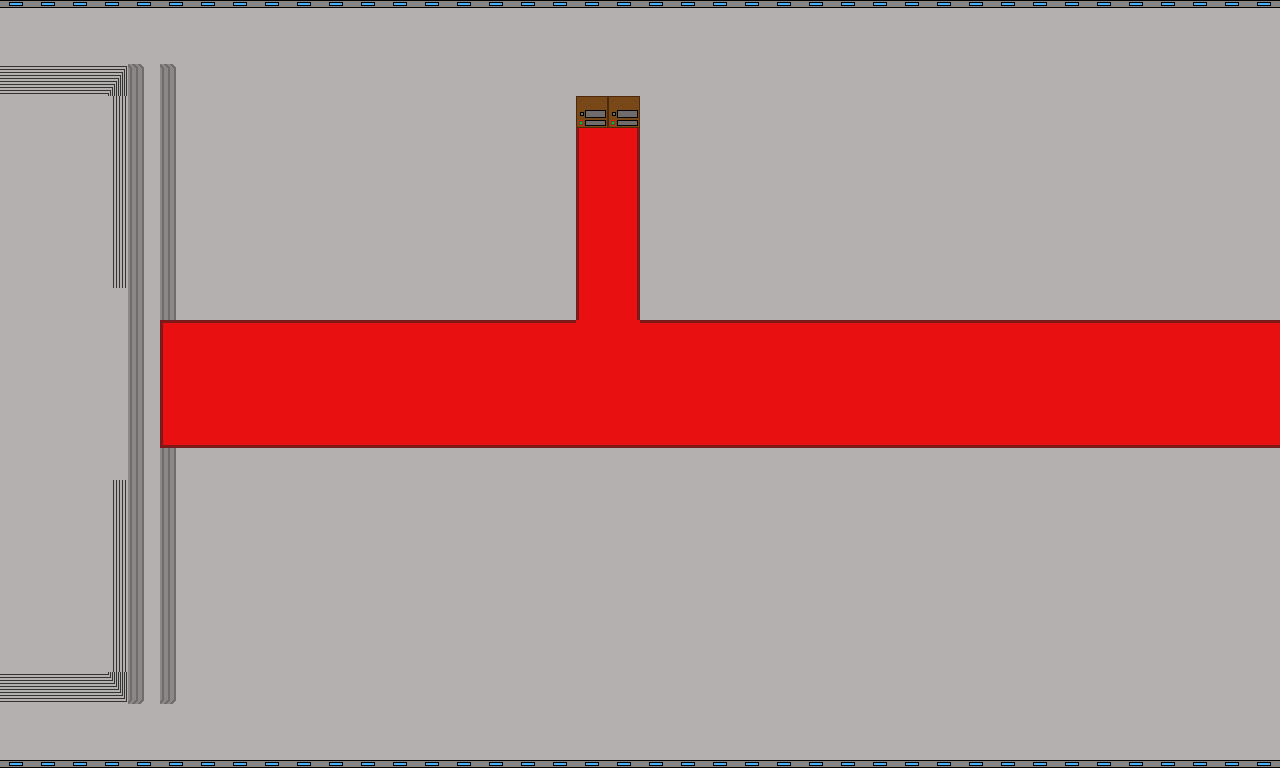

Rendered tile map (Tiled .tmx) drawn with the repository's tilesets; below, a short description and the map source with its tile grids summarised:
An orthogonal 40x24 tile map with 32x32 px tiles, 1 tile layer (Tile Layer 1) and 10 objects.

<map version="1.0" orientation="orthogonal" width="40" height="24" tilewidth="32" tileheight="32">
 <tileset firstgid="1" name="bank" tilewidth="32" tileheight="32">
  <image source="bank.png" width="512" height="64" />
 </tileset>
 <layer name="Tile Layer 1" width="40" height="24">
  <data>[960 cells, 960 non-empty, 18 distinct tile ids]</data>
 </layer>
 <objectgroup name="collision" width="40" height="24">
  <object x="-4" y="-4" width="1280" height="21" />
  <object x="1268" y="-5" width="11" height="772" />
  <object x="1" y="756" width="1279" height="11" />
  <object x="-5" y="-4" width="16" height="767" />
  <object x="-1" y="68" width="125" height="25" />
  <object x="105" y="96" width="22" height="192" />
  <object x="-3" y="675" width="124" height="28" />
  <object x="1013" y="-109" />
  <object x="577" y="97" width="63" height="30" />
  <object x="112" y="479" width="17" height="195" />
 </objectgroup>
</map>